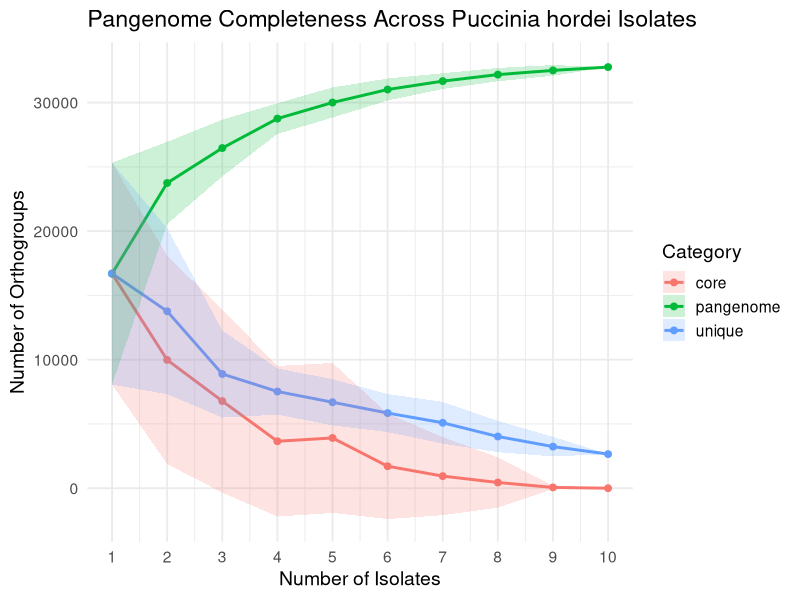

Recreate this plot in R.
# Load required libraries
library(ggplot2)
library(dplyr)
library(tidyr)
library(readr)

# Read in your data
df <- read_csv("pangenome_completeness_stats.csv")

# Convert to long format for ggplot
df_long <- df %>%
  pivot_longer(cols = c(core, unique, pangenome), 
               names_to = "Category", 
               values_to = "Orthogroup_Count")

# Calculate summary stats (mean and sd) for plotting
summary_df <- df_long %>%
  group_by(N_genomes, Category) %>%
  summarise(mean = mean(Orthogroup_Count),
            sd = sd(Orthogroup_Count), .groups = "drop")

# Plot
ggplot(summary_df, aes(x = N_genomes, y = mean, color = Category)) +
  geom_line(size = 1) +
  geom_point(size = 2) +
  geom_ribbon(aes(ymin = mean - sd, ymax = mean + sd, fill = Category), 
              alpha = 0.2, color = NA) +
  scale_x_continuous(breaks = 1:max(df$N_genomes)) +
  labs(
    title = "Pangenome Completeness Across Puccinia hordei Isolates",
    x = "Number of Isolates",
    y = "Number of Orthogroups",
    color = "Category",
    fill = "Category"
  ) +
  theme_minimal(base_size = 14)
